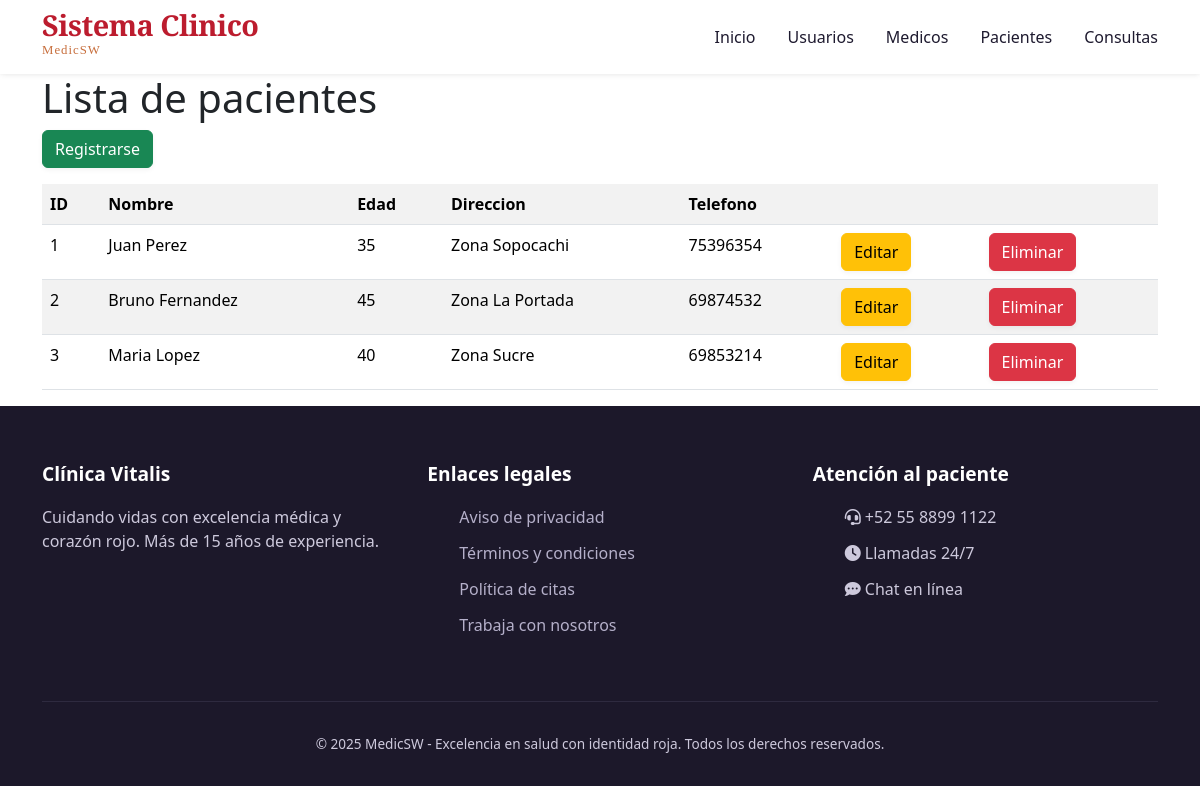
The app's page /pacientes/ with its own data.
### models/paciente_model.py (models this page shows, shortened)
class Paciente(db.Model):
    __tablename__ = "pacientes"
    id = db.Column(db.Integer,primary_key=True)
    nombre = db.Column(db.String(100),nullable=False)
    edad = db.Column(db.Integer,nullable=False)
    direccion = db.Column(db.String(200),nullable=False)
    telefono = db.Column(db.String(20),nullable=False)
    consultas = db.relationship('Consulta',back_populates='paciente')
    @staticmethod
    def get_all():
        return Paciente.query.all()

### controllers/paciente_control.py (the view)
@paciente_bp.route("/")
def index():
    pacientes = Paciente.get_all()
    return paciente_view.list(pacientes)

### views/paciente_view.py (called while the page is built)
def list(pacientes):
    return render_template('pacientes/index.html',pacientes=pacientes)

### templates/pacientes/index.html (shortened to what this page needs)
{% extends 'base.html' %}
{% block content %}
<h1>Lista de pacientes</h1>
<a href="{{url_for('paciente.create')}}" class="btn btn-success mb-3">Registrarse</a>
<table class="table table-striped">
    <tr>
        <th>ID</th>
        <th>Nombre</th>
        <th>Edad</th>
        <th>Direccion</th>
        <th>Telefono</th>
        <th></th>
        <th></th>
    </tr>
    {% for item in pacientes %}
    <tr>
        <td>{{item.id}}</td>
        <td>{{item.nombre}}</td>
        <td>{{item.edad}}</td>
        <td>{{item.direccion}}</td>
        <td>{{item.telefono}}</td>
        <td>
            <a href="{{url_for('paciente.edit',id=item.id)}}" class="btn btn-warning">Editar</a>
        </td>
        <td>
            <a href="{{url_for('paciente.delete', id= item.id)}}" class="btn btn-danger">Eliminar</a>
        </td>
    </tr>
    {% endfor %}
</table>
{% endblock%}

### static/css/stylos.css (style rules this page uses)
* { margin: 0; padding: 0; box-sizing: border-box; }
body { font-family: 'Inter', sans-serif; background-color: #fefaf9; color: #1e1a2f; line-height: 1.5; scroll-behavior: smooth; }
:root { --primary: #bc1c2e; --primary-dark: #8e1624; --primary-light: #ffe8ea; --accent: #c76e3c; --accent-light: #fef0e6; --gray-light: #faf7f5; --gray-border: #ede5e2; --text-dark: #1e1a2f; --text-muted: #4a4458; --white: #ff0000; --shadow-sm: 0 10px 25px -5px rgba(0, 0, 0, 0.05), 0 8px 10px -6px rgba(0, 0, 0, 0.02); --shadow-md: 0 20px 28px -12px rgba(188, 28, 46, 0.12); --transition: all 0.25s ease; }
.btn { display: inline-flex; align-items: center; gap: 10px; background-color: var(--primary); color: white; font-weight: 600; padding: 12px 28px; border-radius: 40px; text-decoration: none; transition: var(--transition); border: none; cursor: pointer; font-size: 1rem; box-shadow: 0 2px 5px rgba(0,0,0,0.05); }
html { scroll-padding-top: 80px; }

### records on screen
Paciente: id "1", nombre "Juan Perez", edad "35", direccion "Zona Sopocachi", telefono "75396354"
Paciente: id "2", nombre "Bruno Fernandez", edad "45", direccion "Zona La Portada", telefono "69874532"
Paciente: id "3", nombre "Maria Lopez", edad "40", direccion "Zona Sucre", telefono "69853214"
